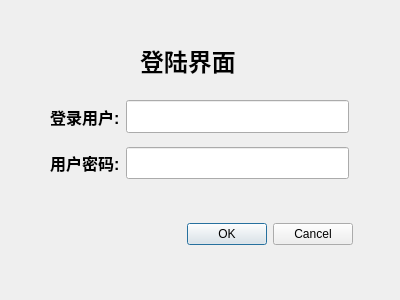
<?xml version="1.0" encoding="UTF-8"?>
<ui version="4.0">
 <class>Form</class>
 <widget class="QWidget" name="Form">
  <property name="windowModality">
   <enum>Qt::NonModal</enum>
  </property>
  <property name="geometry">
   <rect>
    <x>0</x>
    <y>0</y>
    <width>400</width>
    <height>300</height>
   </rect>
  </property>
  <property name="sizePolicy">
   <sizepolicy hsizetype="Preferred" vsizetype="Preferred">
    <horstretch>0</horstretch>
    <verstretch>0</verstretch>
   </sizepolicy>
  </property>
  <property name="windowTitle">
   <string>登陆界面</string>
  </property>
  <widget class="QWidget" name="formLayoutWidget">
   <property name="geometry">
    <rect>
     <x>50</x>
     <y>100</y>
     <width>301</width>
     <height>81</height>
    </rect>
   </property>
   <layout class="QFormLayout" name="formLayout">
    <property name="fieldGrowthPolicy">
     <enum>QFormLayout::ExpandingFieldsGrow</enum>
    </property>
    <property name="rowWrapPolicy">
     <enum>QFormLayout::DontWrapRows</enum>
    </property>
    <property name="horizontalSpacing">
     <number>2</number>
    </property>
    <property name="verticalSpacing">
     <number>2</number>
    </property>
    <property name="rightMargin">
     <number>2</number>
    </property>
    <property name="bottomMargin">
     <number>2</number>
    </property>
    <item row="0" column="0">
     <widget class="QLabel" name="label">
      <property name="sizePolicy">
       <sizepolicy hsizetype="Preferred" vsizetype="Expanding">
        <horstretch>1</horstretch>
        <verstretch>1</verstretch>
       </sizepolicy>
      </property>
      <property name="font">
       <font>
        <pointsize>12</pointsize>
        <weight>75</weight>
        <bold>true</bold>
       </font>
      </property>
      <property name="text">
       <string>登录用户: </string>
      </property>
     </widget>
    </item>
    <item row="0" column="1">
     <widget class="QLineEdit" name="lineEdit">
      <property name="sizePolicy">
       <sizepolicy hsizetype="Expanding" vsizetype="Expanding">
        <horstretch>1</horstretch>
        <verstretch>1</verstretch>
       </sizepolicy>
      </property>
     </widget>
    </item>
    <item row="2" column="0">
     <widget class="QLabel" name="label_2">
      <property name="sizePolicy">
       <sizepolicy hsizetype="Preferred" vsizetype="Expanding">
        <horstretch>1</horstretch>
        <verstretch>1</verstretch>
       </sizepolicy>
      </property>
      <property name="font">
       <font>
        <pointsize>12</pointsize>
        <weight>75</weight>
        <italic>false</italic>
        <bold>true</bold>
        <underline>false</underline>
        <kerning>false</kerning>
       </font>
      </property>
      <property name="text">
       <string>用户密码:</string>
      </property>
     </widget>
    </item>
    <item row="2" column="1">
     <widget class="QLineEdit" name="lineEdit_2">
      <property name="sizePolicy">
       <sizepolicy hsizetype="Expanding" vsizetype="Expanding">
        <horstretch>1</horstretch>
        <verstretch>1</verstretch>
       </sizepolicy>
      </property>
     </widget>
    </item>
    <item row="1" column="1">
     <spacer name="verticalSpacer">
      <property name="orientation">
       <enum>Qt::Vertical</enum>
      </property>
      <property name="sizeHint" stdset="0">
       <size>
        <width>20</width>
        <height>10</height>
       </size>
      </property>
     </spacer>
    </item>
   </layout>
  </widget>
  <widget class="QDialogButtonBox" name="buttonBox">
   <property name="geometry">
    <rect>
     <x>160</x>
     <y>220</y>
     <width>193</width>
     <height>28</height>
    </rect>
   </property>
   <property name="standardButtons">
    <set>QDialogButtonBox::Cancel|QDialogButtonBox::Ok</set>
   </property>
  </widget>
  <widget class="QLabel" name="label_3">
   <property name="geometry">
    <rect>
     <x>140</x>
     <y>40</y>
     <width>151</width>
     <height>41</height>
    </rect>
   </property>
   <property name="sizePolicy">
    <sizepolicy hsizetype="Preferred" vsizetype="Preferred">
     <horstretch>0</horstretch>
     <verstretch>0</verstretch>
    </sizepolicy>
   </property>
   <property name="font">
    <font>
     <pointsize>18</pointsize>
     <weight>75</weight>
     <bold>true</bold>
    </font>
   </property>
   <property name="text">
    <string>登陆界面</string>
   </property>
  </widget>
 </widget>
 <resources/>
 <connections/>
</ui>
